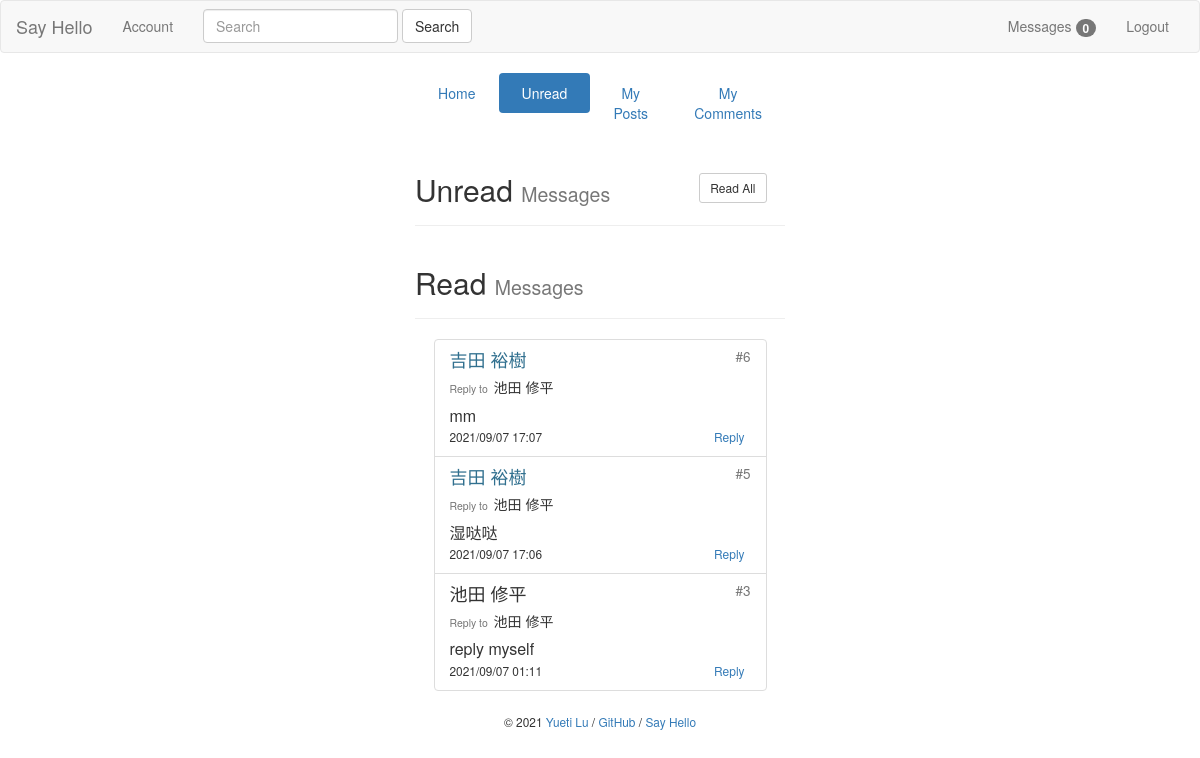
Page /admin/unreadMessages (signed in) on the committed database.
### bluelog/models.py (models this page shows)
class Comment(db.Model):
    id = db.Column(db.Integer, primary_key=True)
    name = db.Column(db.String(30))
    body = db.Column(db.Text)
    replyTo = db.Column(db.String(30))
    commentFloor = db.Column(db.Integer)
    from_admin = db.Column(db.Boolean, default=False)
    timestamp = db.Column(db.DateTime, default=datetime.now, index=True)
    post_id = db.Column(db.Integer, db.ForeignKey('post.id'))
    post = db.relationship('Post', back_populates='comments')
    user_id = db.Column(db.Integer, db.ForeignKey('user.id'))
    user = db.relationship('User', back_populates='comments')

### bluelog/blueprints/admin.py (the view)
@admin_bp.route('/unreadMessages')
def manageUnreadMessages():
    if not current_user.is_authenticated:
        return redirect(url_for('blog.index'))
    else:
        unreadMessages = UnreadMessage.query.filter(and_(UnreadMessage.user_id == current_user.id,
                                                         UnreadMessage.haveRead == 0)).all()
        readMessages = UnreadMessage.query.filter(and_(UnreadMessage.user_id == current_user.id,
                                                       UnreadMessage.haveRead == 1)).all()
        unreadMessages = Comment.query.filter(Comment.id.in_([unreadMessage.comment_id for unreadMessage in unreadMessages])).order_by(Comment.timestamp.desc()).all()
        readMessages = Comment.query.filter(Comment.id.in_([readMessage.comment_id for readMessage in readMessages])).order_by(Comment.timestamp.desc()).all()
        return render_template('admin/manageUnreadMessage.html', comments=unreadMessages, readComments=readMessages)

### bluelog/forms.py
class SearchForm(FlaskForm):
    body = StringField('SearchMessage', validators=[DataRequired()])
    submit = SubmitField('Search')

### bluelog/__init__.py (called while the page is built)
def register_template_context(app):
    @app.context_processor
    def injectSearchForm():
        searchForm = SearchForm()
        return dict(searchForm=searchForm)
    @app.context_processor
    def injectUnreadMessage():
        if current_user.is_authenticated:
            user = User.query.get(current_user.id)
            unreadMessageNum = UnreadMessage.query.filter(and_(UnreadMessage.user_id == user.id,
                                                               UnreadMessage.haveRead == 0)).count()
            return dict(unreadMessageNum=unreadMessageNum)
        else:
            return dict(unreadMessageNum=0)

### bluelog/extensions.py (called while the page is built)
@login_manager.user_loader
def load_user(user_id):
    from bluelog.models import User
    user = User.query.get(int(user_id))
    return user

### bluelog/templates/admin/manageUnreadMessage.html (shortened to what this page needs)
{% extends 'base.html' %}
{% from "macros.html" import show_flash with context %}
{% from "macros.html" import show_footer %}
{% from "macros.html" import show_comment_in_href %}
{% block content %}
    <div class="col-md-4"></div>
    <div class="col-md-4">
        <ul class="nav nav-pills nav-justified">
            <li role="presentation"><a href="{{ url_for('admin.index') }}">Home</a></li>
            <li role="presentation" class="active"><a href="{{ url_for('admin.manageUnreadMessages') }}">Unread</a></li>
            <li role="presentation"><a href="{{ url_for('admin.managePosts') }}">My Posts</a></li>
            <li role="presentation"><a href="{{ url_for('admin.manageComments') }}">My Comments</a></li>
        </ul>
        <div class="page-header">
            <h2>Unread <small>Messages</small>
                <a href="{{ url_for('admin.readAll') }}" class="btn btn-default btn-sm pull-right"
                       style="margin-right: 5%">Read All</a></h2>
        </div>
        <div class="page-header">
            <h2>Read <small>Messages</small></h2>
        </div>
        <ul class="list-group" style="margin:0 auto; width:90%">
            {% for comment in readComments %}
                {{ show_comment_in_href(comment) }}
            {% endfor %}
        </ul>
        {{ show_footer() }}
    </div>
    <div class="col-md-4"></div>
{% endblock content %}

### bluelog/templates/macros.html (shortened to what this page needs)
{% macro show_footer() %}
    <footer class="text-center" style="margin-top: 20px;">
        <small> &copy; 2021 <a href="https://github.com/luyueti111" title="Written by Grey Li">Yueti Lu</a> /
            <a href="https://github.com/luyueti111/Bluelog" title="Fork me on GitHub">GitHub</a> /
            <a href="{{ url_for('blog.hello') }}" title="A HelloFlask project">Say Hello</a>
        </small>
    </footer>
{% endmacro %}
{% macro show_comment_in_href(comment) %}
    {% set post = comment.post %}
    <li class="list-group-item">
        <a href="{{ url_for('blog.replyPage', post_id=comment.post_id) }}"
           style="color: inherit; text-decoration: none;">
            {% if comment.name == post.name %}
                <h4 class="list-group-item-heading text-info">{{ comment.name }}<small
                        class="pull-right">&nbsp;#{{ comment.commentFloor }}</small>
                </h4>
            {% else %}
                <h4 class="list-group-item-heading">{{ comment.name }}<small
                        class="pull-right">&nbsp;#{{ comment.commentFloor }}</small>
                </h4>
            {% endif %}
            {% if comment.replyTo is not none %}
                <h5><small>Reply to&nbsp;&nbsp;</small>{{ comment.replyTo }}</h5>
            {% endif %}
            <p class="list-group-item-text"
               style="width: 100%; word-break: break-all; word-wrap: break-word; font-size: medium">{{ comment.body }}</p>
            <small>
                {{ comment.timestamp.strftime('%Y/%m/%d %H:%M') }}
            </small>
            <a class="btn btn-link btn-xs pull-right"
               href="{{ url_for('blog.replyFromComment', comment_id=comment.id) }}">Reply</a>
        </a>
    </li>
{% endmacro %}

### rows in the picture
Comment: name "吉田 裕樹", commentFloor "6", replyTo "池田 修平", body "mm", timestamp "2021/09/07 17:07"
Comment: name "吉田 裕樹", commentFloor "5", replyTo "池田 修平", body "湿哒哒", timestamp "2021/09/07 17:06"
Comment: name "池田 修平", commentFloor "3", replyTo "池田 修平", body "reply myself", timestamp "2021/09/07 01:11"

### other values in the picture
{{ unreadMessageNum }} "0"
